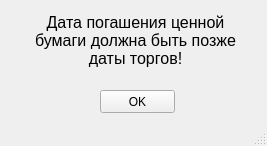
<?xml version="1.0" encoding="UTF-8"?>
<ui version="4.0">
 <class>MainWindow</class>
 <widget class="QMainWindow" name="MainWindow">
  <property name="geometry">
   <rect>
    <x>0</x>
    <y>0</y>
    <width>267</width>
    <height>146</height>
   </rect>
  </property>
  <property name="windowTitle">
   <string>Ошибка</string>
  </property>
  <property name="windowIcon">
   <iconset>
    <normaloff>../../../../../307313.png</normaloff>../../../../../307313.png</iconset>
  </property>
  <widget class="QWidget" name="centralwidget">
   <widget class="QPushButton" name="Ok_Button">
    <property name="geometry">
     <rect>
      <x>100</x>
      <y>90</y>
      <width>75</width>
      <height>23</height>
     </rect>
    </property>
    <property name="text">
     <string>OK</string>
    </property>
   </widget>
   <widget class="QLabel" name="label">
    <property name="geometry">
     <rect>
      <x>20</x>
      <y>10</y>
      <width>231</width>
      <height>61</height>
     </rect>
    </property>
    <property name="font">
     <font>
      <pointsize>12</pointsize>
     </font>
    </property>
    <property name="layoutDirection">
     <enum>Qt::LeftToRight</enum>
    </property>
    <property name="text">
     <string>Дата погашения ценной бумаги должна быть позже даты торгов!</string>
    </property>
    <property name="alignment">
     <set>Qt::AlignCenter</set>
    </property>
    <property name="wordWrap">
     <bool>true</bool>
    </property>
   </widget>
  </widget>
  <widget class="QMenuBar" name="menubar">
   <property name="geometry">
    <rect>
     <x>0</x>
     <y>0</y>
     <width>267</width>
     <height>21</height>
    </rect>
   </property>
  </widget>
  <widget class="QStatusBar" name="statusbar"/>
 </widget>
 <resources/>
 <connections/>
</ui>
